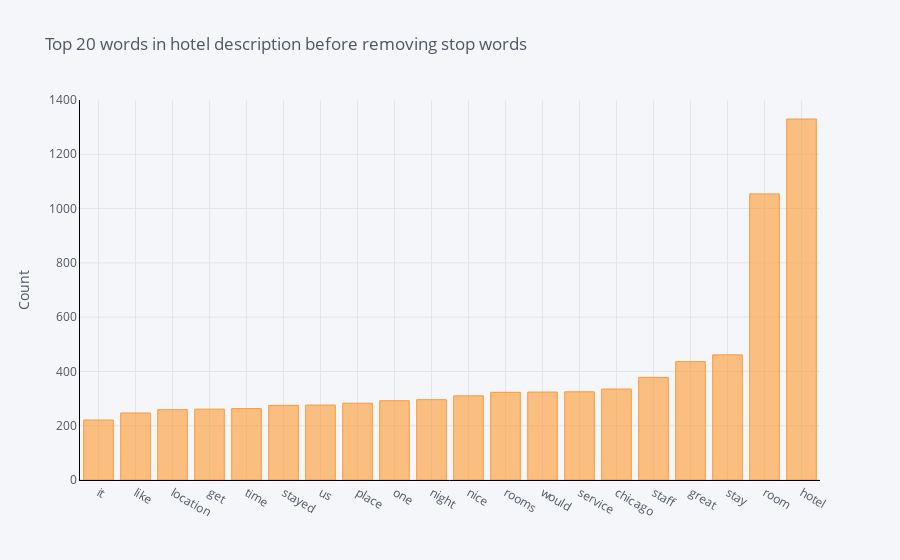

Source (notebook cell):
### Code cell
from sklearn.feature_extraction.text import CountVectorizer
import plotly.graph_objects as go
import cufflinks as cf
cf.go_offline()
cf.set_config_file(offline=False, world_readable=True)

def get_top_n_words(corpus, n=None):
    vec = CountVectorizer().fit(corpus)
    bag_of_words = vec.transform(corpus)
    sum_words = bag_of_words.sum(axis=0) 
    words_freq = [(word, sum_words[0, idx]) for word, idx in vec.vocabulary_.items()]
    words_freq =sorted(words_freq, key = lambda x: x[1], reverse=True)
    return words_freq[:n]
common_words = get_top_n_words(wordsdf2, 20)
df1 = pd.DataFrame(common_words, columns = ['Review', 'count'])
df1.groupby('Review').sum()['count'].sort_values().iplot(kind='bar', yTitle='Count', linecolor='black', title='Top 20 words in hotel description before removing stop words')

### Figure 1 — Plotly figure (JSON) as saved in the notebook; plotly's stock layout.template omitted (floating-point values rounded to 4 significant figures)
{"data": [{"name": "count", "text": "", "y": [221, 247, 259, 261, 263, 275, 276, 283, 292, 296, 310, 323, 324, 325, 335, 378, 436, 461, 1054, 1330], "marker": {"color": "rgba(255, 153, 51, 0.6)", "line": {"color": "rgba(255, 153, 51, 1.0)", "width": 1}}, "x": ["it", "like", "location", "get", "time", "stayed", "us", "place", "one", "night", "nice", "rooms", "would", "service", "chicago", "staff", "great", "stay", "room", "hotel"], "type": "bar", "orientation": "v"}], "layout": {"title": {"text": "Top 20 words in hotel description before removing stop words", "font": {"color": "#4D5663"}}, "paper_bgcolor": "#F5F6F9", "plot_bgcolor": "#F5F6F9", "yaxis": {"tickfont": {"color": "#4D5663"}, "title": {"text": "Count", "font": {"color": "#4D5663"}}, "showgrid": true, "zerolinecolor": "#E1E5ED", "gridcolor": "#E1E5ED", "linecolor": "black"}, "xaxis": {"tickfont": {"color": "#4D5663"}, "title": {"text": "", "font": {"color": "#4D5663"}}, "showgrid": true, "zerolinecolor": "#E1E5ED", "gridcolor": "#E1E5ED", "linecolor": "black"}, "legend": {"bgcolor": "#F5F6F9", "font": {"color": "#4D5663"}}}}
